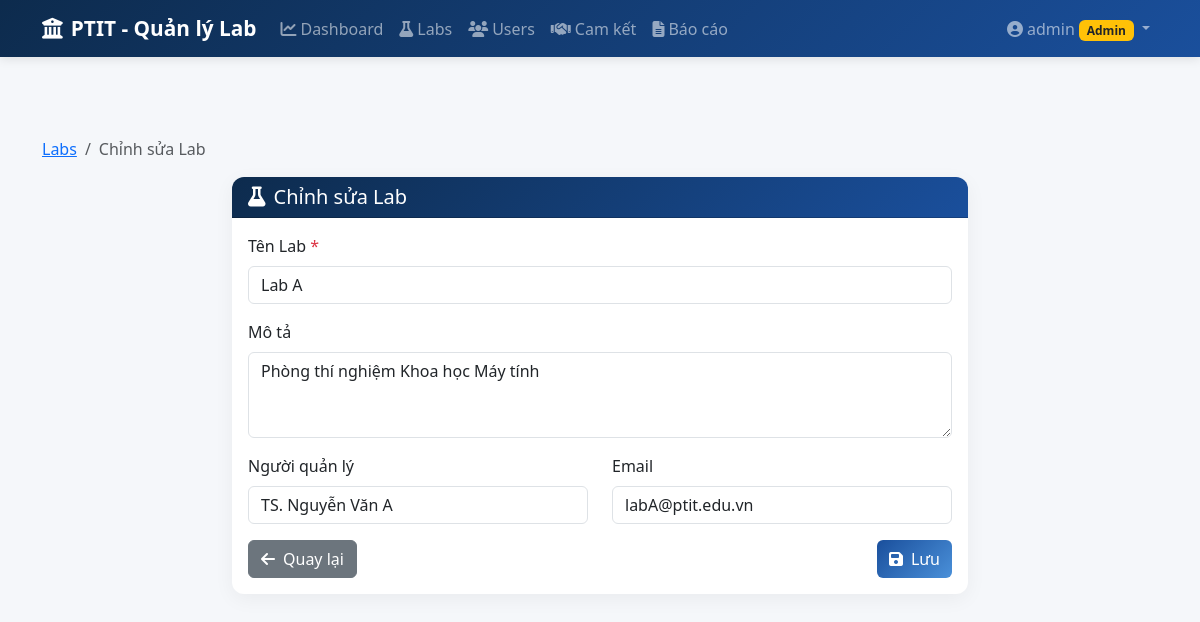
The app's page /labs/edit/1 (signed in) with its own data.
### app/models.py (models this page shows, shortened)
class User(UserMixin, db.Model):
    __tablename__ = 'users'
    id = db.Column(db.Integer, primary_key=True)
    username = db.Column(db.String(50), unique=True, nullable=False)
    password_hash = db.Column(db.String(200), nullable=False)
    role = db.Column(db.String(20), nullable=False)  # 'admin' or 'lab'
    lab_id = db.Column(db.Integer, db.ForeignKey('labs.id', ondelete='SET NULL'), nullable=True)
    def is_admin(self):
        return self.role == 'admin'

class Lab(db.Model):
    __tablename__ = 'labs'
    id = db.Column(db.Integer, primary_key=True)
    name = db.Column(db.String(100), nullable=False)
    description = db.Column(db.Text)
    manager_name = db.Column(db.String(100))
    email = db.Column(db.String(100))
    created_at = db.Column(db.DateTime, default=datetime.utcnow)
    users = db.relationship('User', backref='lab', lazy=True)
    commitments = db.relationship('Commitment', backref='lab', lazy=True, cascade='all, delete-orphan')

### app/routes/labs.py (the view, shortened to what this page needs)
@bp.route('/labs/edit/<int:lab_id>', methods=['GET', 'POST'])
@login_required
def labs_edit(lab_id):
    if not current_user.is_admin():
        flash('Bạn không có quyền truy cập trang này.', 'danger')
        return redirect(url_for('main.dashboard'))
    lab = Lab.query.get_or_404(lab_id)
    return render_template('labs/form.html', lab=lab, action='Chỉnh sửa Lab')

### templates/labs/form.html (shortened to what this page needs)
{% extends "base.html" %}
{% block content %}
<nav aria-label="breadcrumb" class="mb-3">
    <ol class="breadcrumb">
        <li class="breadcrumb-item"><a href="{{ url_for('labs.labs_list') }}">Labs</a></li>
        <li class="breadcrumb-item active">{{ action }}</li>
    </ol>
</nav>
<div class="row justify-content-center">
    <div class="col-lg-8">
        <div class="card">
            <div class="card-header">
                <h5 class="mb-0">
                    <i class="fas fa-flask me-2"></i>{{ action }}
                </h5>
            </div>
            <div class="card-body">
                <form method="POST">
                    <div class="mb-3">
                        <label for="name" class="form-label">Tên Lab <span class="text-danger">*</span></label>
                        <input type="text" class="form-control" id="name" name="name"
                               value="{{ lab.name if lab else '' }}" required>
                    </div>
                    <div class="mb-3">
                        <label for="description" class="form-label">Mô tả</label>
                        <textarea class="form-control" id="description" name="description"
                                  rows="3">{{ lab.description if lab else '' }}</textarea>
                    </div>
                    <div class="row">
                        <div class="col-md-6 mb-3">
                            <label for="manager_name" class="form-label">Người quản lý</label>
                            <input type="text" class="form-control" id="manager_name" name="manager_name"
                                   value="{{ lab.manager_name if lab else '' }}">
                        </div>
                        <div class="col-md-6 mb-3">
                            <label for="email" class="form-label">Email</label>
                            <input type="email" class="form-control" id="email" name="email"
                                   value="{{ lab.email if lab else '' }}">
                        </div>
                    </div>
                    <div class="d-flex justify-content-between">
                        <a href="{{ url_for('labs.labs_list') }}" class="btn btn-secondary">
                            <i class="fas fa-arrow-left me-2"></i>Quay lại
                        </a>
                        <button type="submit" class="btn btn-primary">
                            <i class="fas fa-save me-2"></i>Lưu
                        </button>
                    </div>
                </form>
            </div>
        </div>
    </div>
</div>
{% endblock %}

### templates/base.html (shortened to what this page needs)
<!DOCTYPE html>
<html lang="vi">
<head>
    <link href="https://cdn.jsdelivr.net/npm/bootstrap@5.3.2/dist/css/bootstrap.min.css" rel="stylesheet">
    <link href="https://cdnjs.cloudflare.com/ajax/libs/font-awesome/6.5.1/css/all.min.css" rel="stylesheet">
    <link href="https://cdn.jsdelivr.net/npm/bootstrap-icons@1.11.2/font/bootstrap-icons.css" rel="stylesheet">
    <link href="{{ url_for('static', filename='css/style.css') }}" rel="stylesheet">
</head>
<body>
    {% if current_user.is_authenticated %}
    <nav class="navbar navbar-expand-lg navbar-dark bg-ptit">
        <div class="container">
            <a class="navbar-brand" href="{{ url_for('main.dashboard') }}">
                <i class="fas fa-university me-2"></i>PTIT - Quản lý Lab
            </a>
            <div class="collapse navbar-collapse" id="navbarNav">
                <ul class="navbar-nav me-auto">
                    <li class="nav-item">
                        <a class="nav-link" href="{{ url_for('main.dashboard') }}">
                            <i class="fas fa-chart-line me-1"></i>Dashboard
                        </a>
                    </li>
                    {% if current_user.is_admin() %}
                    <li class="nav-item">
                        <a class="nav-link" href="{{ url_for('labs.labs_list') }}">
                            <i class="fas fa-flask me-1"></i>Labs
                        </a>
                    </li>
                    <li class="nav-item">
                        <a class="nav-link" href="{{ url_for('users.users_list') }}">
                            <i class="fas fa-users me-1"></i>Users
                        </a>
                    </li>
                    {% endif %}
                    <li class="nav-item">
                        <a class="nav-link" href="{{ url_for('commitments.commitments_list') }}">
                            <i class="fas fa-handshake me-1"></i>Cam kết
                        </a>
                    </li>
                    {% if current_user.is_admin() %}
                    <li class="nav-item">
                        <a class="nav-link" href="{{ url_for('reports.reports') }}">
                            <i class="fas fa-file-alt me-1"></i>Báo cáo
                        </a>
                    </li>
                    {% endif %}
                </ul>
                <ul class="navbar-nav">
                    <li class="nav-item dropdown">
                        <a class="nav-link dropdown-toggle" href="#" data-bs-toggle="dropdown">
                            <i class="fas fa-user-circle me-1"></i>{{ current_user.username }}
                            {% if current_user.is_admin() %}
                            <span class="badge bg-warning text-dark">Admin</span>
                            {% else %}
                            <span class="badge bg-info">Lab</span>
                            {% endif %}
                        </a>
                    </li>
                </ul>
            </div>
        </div>
    </nav>
    {% endif %}
    <main class="{% if current_user.is_authenticated %}main-content{% endif %}">
        <div class="container">
            {% block content %}{% endblock %}
        </div>
    </main>
</body>
</html>

### static/css/style.css (style rules this page uses)
:root { --ptit-blue: #1a4f9c; --ptit-light-blue: #4a90d9; --ptit-dark: #0d2b4d; }
body { background-color: #f5f7fa; font-family: 'Segoe UI', Tahoma, Geneva, Verdana, sans-serif; min-height: 100vh; }
.main-content { padding-top: 80px; padding-bottom: 40px; }
.navbar.bg-ptit { background: linear-gradient(135deg, var(--ptit-dark) 0%, var(--ptit-blue) 100%); box-shadow: 0 2px 10px rgba(0,0,0,0.1); }
.navbar-brand { font-weight: 700; font-size: 1.3rem; }
.nav-link { font-weight: 500; transition: all 0.3s; }
.card { border: none; border-radius: 12px; box-shadow: 0 5px 20px rgba(0,0,0,0.05); }
.card-header { background: linear-gradient(135deg, var(--ptit-dark), var(--ptit-blue)); color: white; border-radius: 12px 12px 0 0 !important; font-weight: 600; }
.btn-primary { background: linear-gradient(135deg, var(--ptit-blue), var(--ptit-light-blue)); border: none; }

### records on screen
User: username "admin"
Lab: name "Lab A", description "Phòng thí nghiệm Khoa học Máy tính", manager_name "TS. Nguyễn Văn A", email "labA@ptit.edu.vn"

### other values on screen
{{ action }} "Chỉnh sửa Lab"
